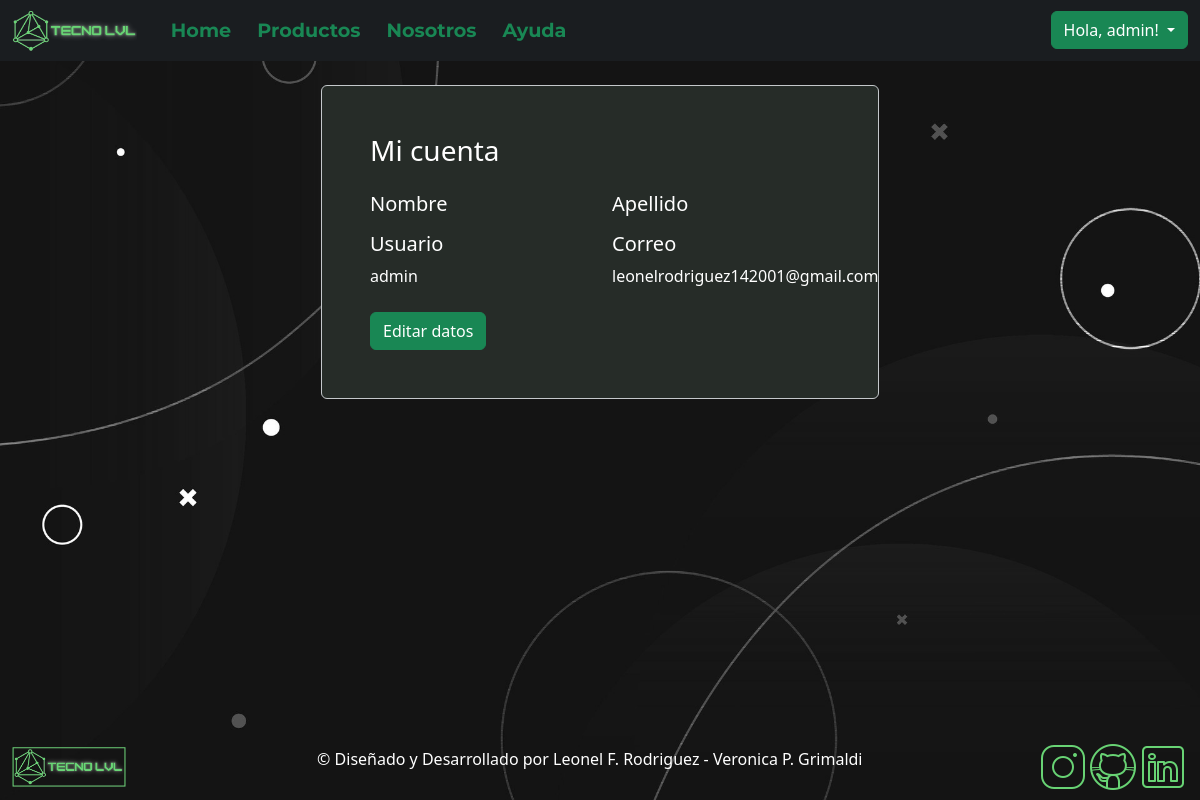
Page /perfil/ (signed in) on the committed database.
### apps/usuario/models.py (models this page shows, shortened)
class Usuario(AbstractUser):
    nombre = models.CharField(max_length=30)
    apellido = models.CharField(max_length=30)
    email = models.EmailField(max_length=100)

### apps/usuario/views.py (the view)
# urls.py: path('perfil/',Perfil.as_view(),name='perfil'),
class Perfil(TemplateView):
    template_name = 'html/perfil.html'
    def get_context_data(self, **kwargs):
        context = super().get_context_data(**kwargs)
        context["usuario"] = self.request.user
        return context

### apps/templates/html/perfil.html (shortened to what this page needs)
{% extends 'base.html' %}
{% block content %}
<main class="container-sm mt-4 text-white">
    <div class="d-flex justify-content-center">
        <div class="col-6 p-5 rounded rounded-2 border border-secondary-subtle"
            style="background-color: #262c28" ;>
            <h3 class="mb-4">Mi cuenta</h3>
            <div>
                <div class="row">
                    <div class="col-6">
                        <h5 class="fs-5">Nombre</h5>
                    </div>
                    <div class="col-6">
                        <h5 class="fs-5">Apellido</h5>
                    </div>
                </div>
                <div class="row">
                    <div class="col-6">
                        <h5 class="fs-5">Usuario</h5>
                        <p>{{usuario.username}}</p>
                    </div>
                    <div class="col-6">
                        <h5 class="fs-5">Correo</h5>
                        <p>{{usuario.email}}</p>
                    </div>
                </div>
            </div>
            <div class="mt-2">
                <a href="{% url 'editar_cuenta' %}" class="btn btn-success">Editar datos</a>
            </div>
        </div>
    </div>
</main>
{% endblock %}

### apps/templates/base.html (shortened to what this page needs)
{% load static %}
{% load django_bootstrap5 %}
<!DOCTYPE html>
<html lang="en">
<head>
    <link rel="stylesheet" href="{% static 'css/estilo_nav_footer_fondo.css' %}">
    <link href="https://cdn.jsdelivr.net/npm/bootstrap@5.3.3/dist/css/bootstrap.min.css" rel="stylesheet"
>
</head>
<body>
    <header>
        <nav class="navbar navbar-expand-lg bg-dark-subtle w-100" data-bs-theme="dark">
            <div class="container-fluid">
                <img src="{% static 'img/LVLsinmarco.png' %}" alt="logo" style="height: 45px;"
                    class="navbar-brand py-0">
                <div class="collapse navbar-collapse" id="navbarScroll">
                    <ul class="navbar-nav me-auto my-2 my-lg-0 navbar-nav-scroll" style="--bs-scroll-height: 100px;">
                        <li class="nav-item contenedor_secciones">
                            <a class="nav-link text-success fw-bold" aria-current="page"
                                href="{% url 'inicio' %}">Home</a>
                        </li>
                        <li class="nav-item contenedor_secciones">
                            <a class="nav-link text-success fw-bold" href="{% url 'producto' %}">Productos</a>
                        </li>
                        <li class="nav-item contenedor_secciones">
                            <a class="nav-link text-success fw-bold" href="{% url 'nosotros' %}">Nosotros</a>
                        </li>
                        <li class="nav-item contenedor_secciones">
                            <a class="nav-link text-success fw-bold" href="{% url 'ayuda' %}">Ayuda</a>
                        </li>
                    </ul>
                    {% if request.user.is_authenticated %}
                    <div class="nav-item dropdown">
                        <a class="dropdown-toggle btn btn-success" href="#" role="button" data-bs-toggle="dropdown"
                            aria-expanded="false">
                            Hola, {{ request.user.username }}!
                        </a>
                    </div>
                    {% else %}
                    <a href="{% url 'registro' %}" class="btn text-success text-decoration-underline">Registrarse</a>
                    <a href="{% url 'login' %}" class="btn btn-success" type="submit">Iniciar sesión</a>
                    {% endif %}
                </div>
            </div>
        </nav>
    </header>
    {% block content %} {% endblock %}
    <footer class="navbar bg-transparent" data-bs-theme="dark">
        <div class="container-fluid">
            <img src="{% static 'img/LVL.png'%}" alt="tecno-icon" class="navbar-brand" style="height: 50px;">
            <div class="contenedor_copyright">
                <p>&copy; Diseñado y Desarrollado por Leonel F. Rodriguez - Veronica P. Grimaldi</p>
            </div>
            <div class="d-flex">
                <a href="#"><img src="{% static 'img/icons8-instagram-50.png' %}" alt="ig-icon"></a>
                <a href="https://github.com/Leonel-14/TecnoLVL/tree/master"><img src="{% static 'img/icons8-github-50.png' %}" alt="github-icon"></a>
                <a href="#"><img src="{% static 'img/icons8-linkedin-50.png' %}" alt="lkdin-icon"></a>
            </div>
        </div>
    </footer>
</body>

### apps/templates/static/css/estilo_nav_footer_fondo.css (style rules this page uses)
* { margin: 0; padding: 0; box-sizing: border-box; }
html, body { background-image:url("../img/fondo.jpg"); background-position:center; background-repeat: no-repeat; background-size: cover; background-attachment: fixed; margin: 0 !important; height: 100% !important; }
body { display: flex !important; flex-direction: column !important; }
header { z-index: 1000 !important; }
main { flex: 1 !important; }
footer { color: white; padding: 10px; }
.contenedor_secciones a { color: #11781d; font-family: "Montserrat", sans-serif; font-weight: bold; text-decoration: none; margin-left: 10px; font-size: 1.2em; position: relative; }
.contenedor_secciones a::after { content: ''; position: absolute; background-color: #11781d; width: 100%; height: 2px; bottom: 0; left: 0; transform: scale(0); transform-origin: bottom right; transition: transform 0.5s; }

### rows in the picture
Usuario: user.username "admin", username "admin", email "leonelrodriguez142001@gmail.com"
